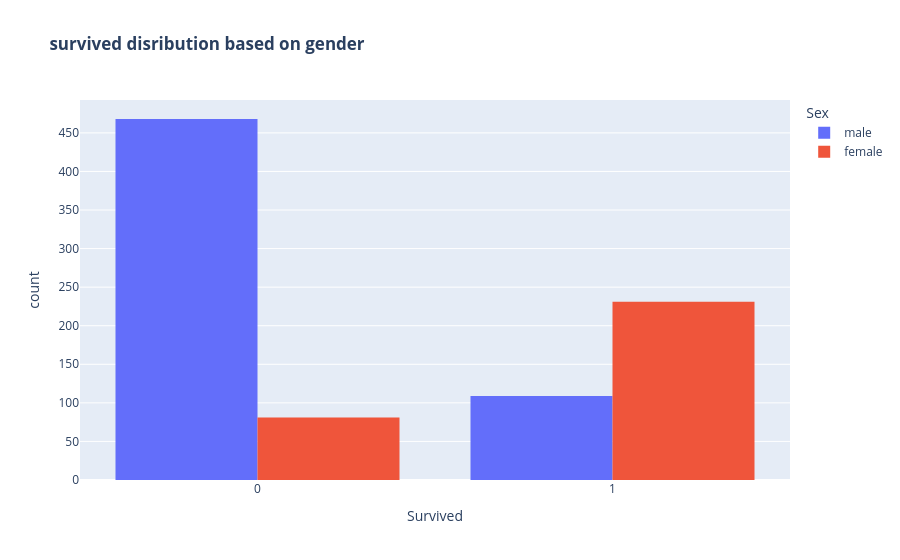

Write notebook code for a chart like this one.
### Code cell
px.histogram(df, x = 'Survived', color='Sex', title='<b> survived disribution based on gender </b>', barmode='group')

### Figure 1 — Plotly figure (JSON) as saved in the notebook; plotly's stock layout.template omitted (floating-point values rounded to 4 significant figures; data arrays with more than 128 entries replaced by an {"elided": "..."} marker saying what was removed)
{"data": [{"alignmentgroup": "True", "bingroup": "x", "hovertemplate": "Sex=male<br>Survived=%{x}<br>count=%{y}<extra></extra>", "legendgroup": "male", "marker": {"color": "#636efa", "pattern": {"shape": ""}}, "name": "male", "offsetgroup": "male", "orientation": "v", "showlegend": true, "type": "histogram", "x": {"elided": "577 int values"}, "xaxis": "x", "yaxis": "y"}, {"alignmentgroup": "True", "bingroup": "x", "hovertemplate": "Sex=female<br>Survived=%{x}<br>count=%{y}<extra></extra>", "legendgroup": "female", "marker": {"color": "#EF553B", "pattern": {"shape": ""}}, "name": "female", "offsetgroup": "female", "orientation": "v", "showlegend": true, "type": "histogram", "x": {"elided": "312 int values"}, "xaxis": "x", "yaxis": "y"}], "layout": {"barmode": "group", "legend": {"title": {"text": "Sex"}, "tracegroupgap": 0}, "title": {"text": "<b> survived disribution based on gender </b>"}, "xaxis": {"anchor": "y", "domain": [0, 1], "title": {"text": "Survived"}}, "yaxis": {"anchor": "x", "domain": [0, 1], "title": {"text": "count"}}}}
